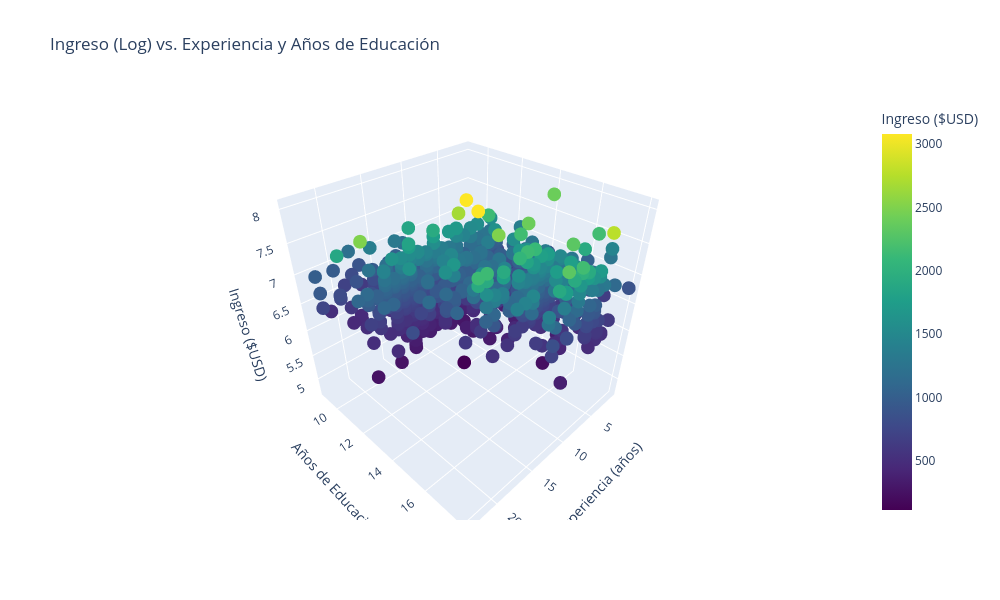

Write notebook code for a chart like this one.
### Code cell
# Crear un gráfico 3D de ingreso vs. experiencia y años de educación
fig = px.scatter_3d(
    df,
    x='exper',        # Experiencia (años)
    y='educ',         # Años de educación
    z='lwage',        # Logaritmo del ingreso (uso logaritmo para normalizar)
    color='wage',    # Color basado en el ingreso logarítmico
    labels={
        'exper': 'Experiencia (años)',
        'educ': 'Años de Educación',
        
        'wage': 'Ingreso ($USD)'
    },
    title='Ingreso (Log) vs. Experiencia y Años de Educación',
    color_continuous_scale=px.colors.sequential.Viridis  # Escala de color
)

# Ajustar el diseño
fig.update_layout(
    scene=dict(
        xaxis_title='Experiencia (años)',
        yaxis_title='Años de Educación',
        zaxis_title='Ingreso ($USD)',
    ),
    width=1000,  # Ancho del gráfico
    height=600   # Altura del gráfico
)

# Mostrar gráfico
fig.show()

### Figure 1 — Plotly figure (JSON) as saved in the notebook; plotly's stock layout.template omitted (floating-point values rounded to 4 significant figures; data arrays with more than 128 entries replaced by an {"elided": "..."} marker saying what was removed)
{"data": [{"hovertemplate": "Experiencia (años)=%{x}<br>Años de Educación=%{y}<br>lwage=%{z}<br>Ingreso ($USD)=%{marker.color}<extra></extra>", "legendgroup": "", "marker": {"color": {"elided": "935 int values"}, "coloraxis": "coloraxis", "symbol": "circle"}, "mode": "markers", "name": "", "scene": "scene", "showlegend": false, "type": "scatter3d", "x": {"elided": "935 int values"}, "y": {"elided": "935 int values"}, "z": {"elided": "935 float values"}}], "layout": {"coloraxis": {"colorbar": {"title": {"text": "Ingreso ($USD)"}}, "colorscale": [[0, "#440154"], [0.1111, "#482878"], [0.2222, "#3e4989"], [0.3333, "#31688e"], [0.4444, "#26828e"], [0.5556, "#1f9e89"], [0.6667, "#35b779"], [0.7778, "#6ece58"], [0.8889, "#b5de2b"], [1, "#fde725"]]}, "height": 600, "legend": {"tracegroupgap": 0}, "scene": {"domain": {"x": [0, 1], "y": [0, 1]}, "xaxis": {"title": {"text": "Experiencia (años)"}}, "yaxis": {"title": {"text": "Años de Educación"}}, "zaxis": {"title": {"text": "Ingreso ($USD)"}}}, "title": {"text": "Ingreso (Log) vs. Experiencia y Años de Educación"}, "width": 1000}}
